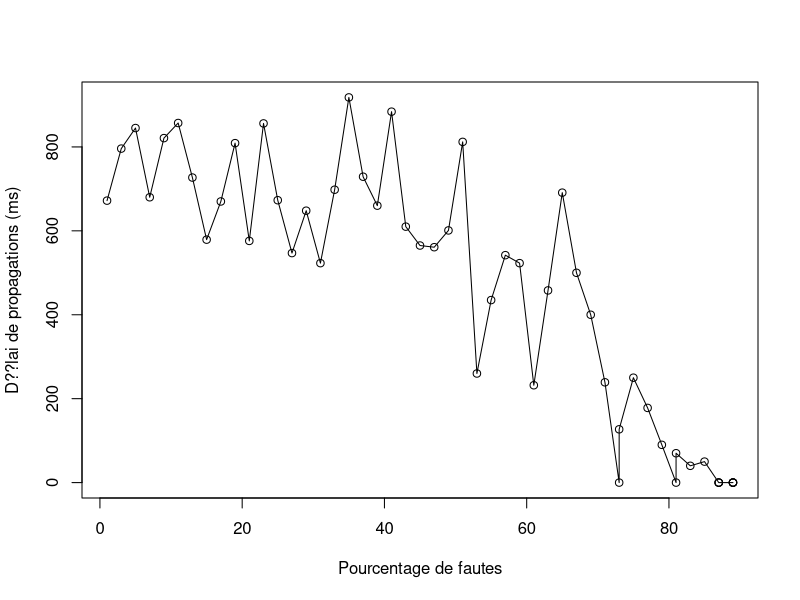

This figure's R source:
library(plotrix)
percentageFailure <- c(1, 3, 5, 7, 9, 11, 13, 15, 17, 19, 21, 23, 25, 27, 29, 31, 33, 35, 37, 39, 41, 43, 45, 47, 49, 51, 53, 55, 57, 59, 61, 63, 65, 67, 69, 71, 73, 73, 75, 77, 79, 81, 81, 83, 85, 87, 87, 87, 89, 89, 89, 89)
avgTimestamps <- c(672, 796, 845, 680, 821, 857, 727, 579, 670, 809, 576, 856, 673, 547, 648, 523, 698, 918, 729, 660, 884, 610, 565, 561, 601, 812, 260, 435, 542, 523, 232, 458, 691, 500, 400, 239, 0, 127, 250, 178, 90, 0, 70, 40, 50, 0, 0, 0, 0, 0, 0, 0)

plot(percentageFailure,avgTimestamps,type="o",xlab="Pourcentage de fautes",ylab="D??lai de propagations (ms)");
